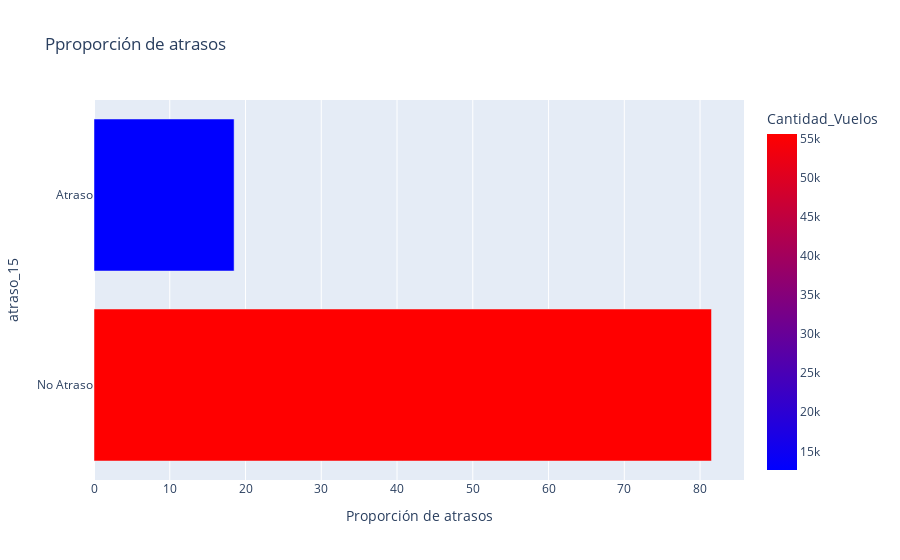

This figure's notebook cell:
### Markdown cell above
Grafico Proporción de atrasos en la data completa

### Code cell
fig = px.bar(Prop_atrasos
             , y ='atraso_15'
             , x ='Proporción de atrasos'
             , color_continuous_scale= 'Bluered'
             , color='Cantidad_Vuelos'
             , orientation= 'h'
             , title = 'Pproporción de atrasos'
             )
fig.show()

### Figure 1 — Plotly figure (JSON) as saved in the notebook; plotly's stock layout.template omitted (floating-point values rounded to 4 significant figures)
{"data": [{"alignmentgroup": "True", "hovertemplate": "Proporción de atrasos=%{x}<br>atraso_15=%{y}<br>Cantidad_Vuelos=%{marker.color}<extra></extra>", "legendgroup": "", "marker": {"color": [55592, 12614], "coloraxis": "coloraxis", "pattern": {"shape": ""}}, "name": "", "offsetgroup": "", "orientation": "h", "showlegend": false, "textposition": "auto", "type": "bar", "x": [81.51, 18.49], "xaxis": "x", "y": ["No Atraso", "Atraso"], "yaxis": "y"}], "layout": {"barmode": "relative", "coloraxis": {"colorbar": {"title": {"text": "Cantidad_Vuelos"}}, "colorscale": [[0, "rgb(0,0,255)"], [1, "rgb(255,0,0)"]]}, "legend": {"tracegroupgap": 0}, "title": {"text": "Pproporción de atrasos"}, "xaxis": {"anchor": "y", "domain": [0, 1], "title": {"text": "Proporción de atrasos"}}, "yaxis": {"anchor": "x", "domain": [0, 1], "title": {"text": "atraso_15"}}}}
